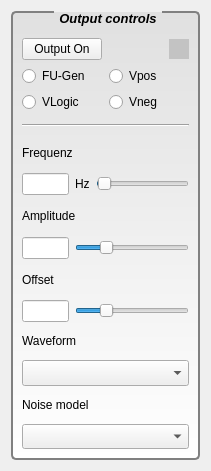
       <widget class="QWidget" name="tabOutput">
        <attribute name="title">
         <string>Outputs</string>
        </attribute>
        <layout class="QGridLayout" name="gridLayout_5">
         <item row="0" column="0">
          <widget class="QGroupBox" name="groupBox_3">
           <property name="minimumSize">
            <size>
             <width>189</width>
             <height>449</height>
            </size>
           </property>
           <property name="maximumSize">
            <size>
             <width>371</width>
             <height>461</height>
            </size>
           </property>
           <property name="font">
            <font>
             <pointsize>10</pointsize>
             <weight>75</weight>
             <italic>true</italic>
             <bold>true</bold>
            </font>
           </property>
           <property name="styleSheet">
            <string notr="true"> QGroupBox {
	background-color: qlineargradient(x1: 0, y1: 0, x2: 0, y2: 1, stop: 0 #E0E0E0, stop: 1 #FFFFFF);
	border: 2px solid gray;
	border-radius: 5px;
	margin-top: 3ex; /* leave space at the top for the title */
 }

 QGroupBox::title {
	subcontrol-origin: boarder; /* margin boarder padding content */
	subcontrol-position: top center; /* position at the top center */
	padding: 0 3px
 }</string>
           </property>
           <property name="title">
            <string>Output controls</string>
           </property>
           <layout class="QVBoxLayout" name="verticalLayout_3">
            <property name="topMargin">
             <number>25</number>
            </property>
            <item>
             <layout class="QHBoxLayout" name="horizontalLayout">
              <item>
               <widget class="QPushButton" name="btnOutputsOnOff">
                <property name="maximumSize">
                 <size>
                  <width>110</width>
                  <height>16777215</height>
                 </size>
                </property>
                <property name="text">
                 <string>Output On</string>
                </property>
               </widget>
              </item>
              <item>
               <spacer name="horizontalSpacer">
                <property name="orientation">
                 <enum>Qt::Horizontal</enum>
                </property>
                <property name="sizeHint" stdset="0">
                 <size>
                  <width>40</width>
                  <height>20</height>
                 </size>
                </property>
               </spacer>
              </item>
              <item>
               <widget class="HLed" name="ledVisaCurrentlim" native="true">
                <property name="sizePolicy">
                 <sizepolicy hsizetype="Fixed" vsizetype="Fixed">
                  <horstretch>0</horstretch>
                  <verstretch>0</verstretch>
                 </sizepolicy>
                </property>
                <property name="minimumSize">
                 <size>
                  <width>20</width>
                  <height>20</height>
                 </size>
                </property>
                <property name="styleSheet">
                 <string notr="true">border-color: rgb(58, 58, 58);
background-color: rgb(195, 195, 195);</string>
                </property>
               </widget>
              </item>
             </layout>
            </item>
            <item>
             <layout class="QGridLayout" name="gridLayout_6">
              <item row="0" column="0">
               <widget class="QRadioButton" name="rbFuGenOnOff">
                <property name="text">
                 <string>FU-Gen</string>
                </property>
                <property name="autoExclusive">
                 <bool>false</bool>
                </property>
               </widget>
              </item>
              <item row="0" column="1">
               <widget class="QRadioButton" name="rbVposOnOff">
                <property name="text">
                 <string>Vpos</string>
                </property>
                <property name="autoExclusive">
                 <bool>false</bool>
                </property>
               </widget>
              </item>
              <item row="1" column="0">
               <widget class="QRadioButton" name="rbVLogicOnOff">
                <property name="text">
                 <string>VLogic</string>
                </property>
                <property name="autoExclusive">
                 <bool>false</bool>
                </property>
               </widget>
              </item>
              <item row="1" column="1">
               <widget class="QRadioButton" name="rbVnegOnOff">
                <property name="text">
                 <string>Vneg</string>
                </property>
                <property name="autoExclusive">
                 <bool>false</bool>
                </property>
               </widget>
              </item>
             </layout>
            </item>
            <item>
             <widget class="Line" name="line">
              <property name="minimumSize">
               <size>
                <width>0</width>
                <height>14</height>
               </size>
              </property>
              <property name="orientation">
               <enum>Qt::Horizontal</enum>
              </property>
             </widget>
            </item>
            <item>
             <layout class="QVBoxLayout" name="verticalLayout">
              <item>
               <layout class="QVBoxLayout" name="vlay1">
                <item>
                 <widget class="QLabel" name="label_26">
                  <property name="text">
                   <string>Frequenz</string>
                  </property>
                 </widget>
                </item>
                <item>
                 <layout class="QHBoxLayout" name="horizontalLayout_20">
                  <item>
                   <widget class="QLineEdit" name="leFreq">
                    <property name="minimumSize">
                     <size>
                      <width>47</width>
                      <height>0</height>
                     </size>
                    </property>
                    <property name="maximumSize">
                     <size>
                      <width>46</width>
                      <height>16777215</height>
                     </size>
                    </property>
                   </widget>
                  </item>
                  <item>
                   <widget class="QLabel" name="labFreq">
                    <property name="text">
                     <string>Hz</string>
                    </property>
                   </widget>
                  </item>
                  <item>
                   <widget class="QSlider" name="slFuFreq">
                    <property name="maximum">
                     <number>500000</number>
                    </property>
                    <property name="singleStep">
                     <number>250</number>
                    </property>
                    <property name="pageStep">
                     <number>2500</number>
                    </property>
                    <property name="value">
                     <number>1000</number>
                    </property>
                    <property name="orientation">
                     <enum>Qt::Horizontal</enum>
                    </property>
                   </widget>
                  </item>
                 </layout>
                </item>
               </layout>
              </item>
              <item>
               <layout class="QVBoxLayout" name="vlay2">
                <item>
                 <widget class="QLabel" name="label_24">
                  <property name="text">
                   <string>Amplitude</string>
                  </property>
                 </widget>
                </item>
                <item>
                 <layout class="QHBoxLayout" name="horizontalLayout_16">
                  <item>
                   <widget class="QLineEdit" name="leAmpl">
                    <property name="minimumSize">
                     <size>
                      <width>47</width>
                      <height>0</height>
                     </size>
                    </property>
                    <property name="maximumSize">
                     <size>
                      <width>46</width>
                      <height>16777215</height>
                     </size>
                    </property>
                   </widget>
                  </item>
                  <item>
                   <widget class="QSlider" name="slFuAmpl">
                    <property name="maximum">
                     <number>4096</number>
                    </property>
                    <property name="value">
                     <number>1000</number>
                    </property>
                    <property name="orientation">
                     <enum>Qt::Horizontal</enum>
                    </property>
                   </widget>
                  </item>
                 </layout>
                </item>
               </layout>
              </item>
              <item>
               <layout class="QVBoxLayout" name="vlay3">
                <item>
                 <widget class="QLabel" name="label_25">
                  <property name="text">
                   <string>Offset</string>
                  </property>
                 </widget>
                </item>
                <item>
                 <layout class="QHBoxLayout" name="horizontalLayout_19">
                  <item>
                   <widget class="QLineEdit" name="leOffset">
                    <property name="minimumSize">
                     <size>
                      <width>47</width>
                      <height>0</height>
                     </size>
                    </property>
                    <property name="maximumSize">
                     <size>
                      <width>46</width>
                      <height>16777215</height>
                     </size>
                    </property>
                   </widget>
                  </item>
                  <item>
                   <widget class="QSlider" name="slFuOffs">
                    <property name="maximum">
                     <number>4096</number>
                    </property>
                    <property name="value">
                     <number>1000</number>
                    </property>
                    <property name="orientation">
                     <enum>Qt::Horizontal</enum>
                    </property>
                   </widget>
                  </item>
                 </layout>
                </item>
               </layout>
              </item>
              <item>
               <layout class="QVBoxLayout" name="vlay4">
                <item>
                 <widget class="QLabel" name="label_27">
                  <property name="text">
                   <string>Waveform</string>
                  </property>
                 </widget>
                </item>
                <item>
                 <widget class="QComboBox" name="cbWaveform">
                  <property name="minimumSize">
                   <size>
                    <width>150</width>
                    <height>0</height>
                   </size>
                  </property>
                  <property name="maximumSize">
                   <size>
                    <width>16777215</width>
                    <height>30</height>
                   </size>
                  </property>
                 </widget>
                </item>
               </layout>
              </item>
              <item>
               <layout class="QVBoxLayout" name="vlay5">
                <item>
                 <widget class="QLabel" name="label_28">
                  <property name="text">
                   <string>Noise model</string>
                  </property>
                 </widget>
                </item>
                <item>
                 <widget class="QComboBox" name="cbNoiseMode">
                  <property name="minimumSize">
                   <size>
                    <width>150</width>
                    <height>0</height>
                   </size>
                  </property>
                  <property name="maximumSize">
                   <size>
                    <width>16777215</width>
                    <height>30</height>
                   </size>
                  </property>
                 </widget>
                </item>
               </layout>
              </item>
             </layout>
            </item>
           </layout>
           <zorder></zorder>
           <zorder></zorder>
           <zorder>line</zorder>
          </widget>
         </item>
        </layout>
       </widget>
